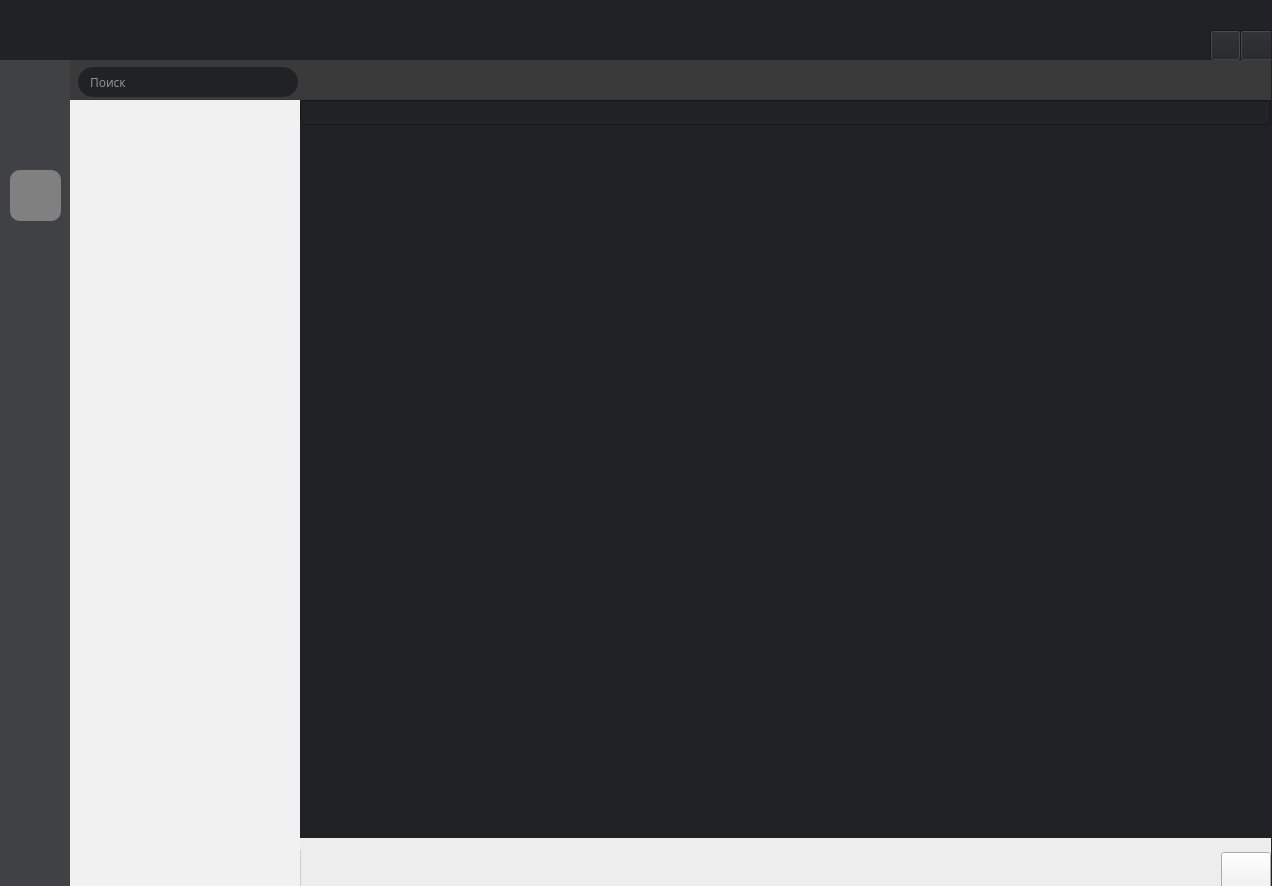
<?xml version="1.0" encoding="UTF-8"?>
<ui version="4.0">
 <class>Form</class>
 <widget class="QWidget" name="Form">
  <property name="geometry">
   <rect>
    <x>0</x>
    <y>0</y>
    <width>1272</width>
    <height>886</height>
   </rect>
  </property>
  <property name="font">
   <font>
    <family>Miriam CLM</family>
   </font>
  </property>
  <property name="windowTitle">
   <string>Form</string>
  </property>
  <property name="autoFillBackground">
   <bool>false</bool>
  </property>
  <property name="styleSheet">
   <string notr="true">background:#212226;color:white;</string>
  </property>
  <widget class="QWidget" name="verticalLayoutWidget">
   <property name="geometry">
    <rect>
     <x>0</x>
     <y>30</y>
     <width>1271</width>
     <height>883</height>
    </rect>
   </property>
   <layout class="QVBoxLayout" name="verticalLayout">
    <property name="spacing">
     <number>0</number>
    </property>
    <item>
     <widget class="QWidget" name="TitleBar" native="true">
      <property name="minimumSize">
       <size>
        <width>0</width>
        <height>30</height>
       </size>
      </property>
      <property name="maximumSize">
       <size>
        <width>16777215</width>
        <height>30</height>
       </size>
      </property>
      <property name="mouseTracking">
       <bool>true</bool>
      </property>
      <widget class="QPushButton" name="Exit">
       <property name="geometry">
        <rect>
         <x>1240</x>
         <y>0</y>
         <width>41</width>
         <height>31</height>
        </rect>
       </property>
       <property name="font">
        <font>
         <pointsize>10</pointsize>
         <stylestrategy>PreferDefault</stylestrategy>
        </font>
       </property>
       <property name="styleSheet">
        <string notr="true"/>
       </property>
       <property name="text">
        <string/>
       </property>
       <property name="icon">
        <iconset>
         <normaloff>../Image/x-lg (2).svg</normaloff>../Image/x-lg (2).svg</iconset>
       </property>
      </widget>
      <widget class="QPushButton" name="Roll_Up">
       <property name="geometry">
        <rect>
         <x>1210</x>
         <y>0</y>
         <width>31</width>
         <height>31</height>
        </rect>
       </property>
       <property name="font">
        <font>
         <pointsize>9</pointsize>
        </font>
       </property>
       <property name="text">
        <string/>
       </property>
       <property name="icon">
        <iconset>
         <normaloff>../Image/window_minimize_icon_194428.svg</normaloff>../Image/window_minimize_icon_194428.svg</iconset>
       </property>
       <property name="checkable">
        <bool>false</bool>
       </property>
       <property name="autoDefault">
        <bool>false</bool>
       </property>
       <property name="default">
        <bool>false</bool>
       </property>
       <property name="flat">
        <bool>false</bool>
       </property>
      </widget>
     </widget>
    </item>
    <item>
     <layout class="QHBoxLayout" name="horizontalLayout">
      <property name="spacing">
       <number>0</number>
      </property>
      <item>
       <widget class="QWidget" name="widget_2" native="true">
        <property name="minimumSize">
         <size>
          <width>70</width>
          <height>0</height>
         </size>
        </property>
        <property name="maximumSize">
         <size>
          <width>70</width>
          <height>16777215</height>
         </size>
        </property>
        <property name="styleSheet">
         <string notr="true">background:#404145;</string>
        </property>
        <widget class="QPushButton" name="Add_Chat">
         <property name="geometry">
          <rect>
           <x>10</x>
           <y>110</y>
           <width>51</width>
           <height>51</height>
          </rect>
         </property>
         <property name="styleSheet">
          <string notr="true">border-radius:10px;background:grey;</string>
         </property>
         <property name="text">
          <string/>
         </property>
         <property name="icon">
          <iconset>
           <normaloff>../../../../.designer/Image/plus (1).svg</normaloff>../../../../.designer/Image/plus (1).svg</iconset>
         </property>
         <property name="iconSize">
          <size>
           <width>40</width>
           <height>40</height>
          </size>
         </property>
        </widget>
        <widget class="QLabel" name="Icon">
         <property name="geometry">
          <rect>
           <x>10</x>
           <y>40</y>
           <width>45</width>
           <height>45</height>
          </rect>
         </property>
         <property name="text">
          <string/>
         </property>
        </widget>
       </widget>
      </item>
      <item>
       <layout class="QVBoxLayout" name="verticalLayout_3">
        <property name="spacing">
         <number>0</number>
        </property>
        <item>
         <widget class="QWidget" name="widget" native="true">
          <property name="minimumSize">
           <size>
            <width>0</width>
            <height>40</height>
           </size>
          </property>
          <property name="styleSheet">
           <string notr="true">background:#3A3A3A;</string>
          </property>
          <widget class="QWidget" name="horizontalLayoutWidget_3">
           <property name="geometry">
            <rect>
             <x>0</x>
             <y>0</y>
             <width>1195</width>
             <height>46</height>
            </rect>
           </property>
           <layout class="QHBoxLayout" name="horizontalLayout_6">
            <property name="spacing">
             <number>65</number>
            </property>
            <property name="leftMargin">
             <number>8</number>
            </property>
            <property name="topMargin">
             <number>2</number>
            </property>
            <property name="rightMargin">
             <number>5</number>
            </property>
            <property name="bottomMargin">
             <number>3</number>
            </property>
            <item>
             <widget class="QLineEdit" name="Find">
              <property name="minimumSize">
               <size>
                <width>220</width>
                <height>30</height>
               </size>
              </property>
              <property name="maximumSize">
               <size>
                <width>220</width>
                <height>16777215</height>
               </size>
              </property>
              <property name="toolTipDuration">
               <number>-3</number>
              </property>
              <property name="styleSheet">
               <string notr="true">border-radius: 15px;background:#212225;padding-left: 10px;color:white;</string>
              </property>
              <property name="inputMask">
               <string notr="true"/>
              </property>
              <property name="text">
               <string/>
              </property>
              <property name="maxLength">
               <number>32767</number>
              </property>
              <property name="frame">
               <bool>false</bool>
              </property>
              <property name="echoMode">
               <enum>QLineEdit::Normal</enum>
              </property>
              <property name="cursorPosition">
               <number>0</number>
              </property>
              <property name="dragEnabled">
               <bool>false</bool>
              </property>
              <property name="placeholderText">
               <string>Поиск</string>
              </property>
              <property name="cursorMoveStyle">
               <enum>Qt::LogicalMoveStyle</enum>
              </property>
             </widget>
            </item>
            <item>
             <widget class="QLabel" name="Name_username">
              <property name="minimumSize">
               <size>
                <width>0</width>
                <height>40</height>
               </size>
              </property>
              <property name="maximumSize">
               <size>
                <width>16777215</width>
                <height>40</height>
               </size>
              </property>
              <property name="font">
               <font>
                <family>Arial</family>
               </font>
              </property>
              <property name="text">
               <string/>
              </property>
              <property name="margin">
               <number>10</number>
              </property>
             </widget>
            </item>
           </layout>
          </widget>
         </widget>
        </item>
        <item>
         <layout class="QHBoxLayout" name="horizontalLayout_5">
          <property name="spacing">
           <number>0</number>
          </property>
          <item>
           <widget class="QListWidget" name="Chats">
            <property name="minimumSize">
             <size>
              <width>230</width>
              <height>0</height>
             </size>
            </property>
            <property name="maximumSize">
             <size>
              <width>230</width>
              <height>16777215</height>
             </size>
            </property>
            <property name="styleSheet">
             <string notr="true">background:#F1F1F1;</string>
            </property>
            <property name="frameShape">
             <enum>QFrame::NoFrame</enum>
            </property>
           </widget>
          </item>
          <item>
           <layout class="QVBoxLayout" name="verticalLayout_2">
            <property name="spacing">
             <number>0</number>
            </property>
            <item>
             <widget class="QLineEdit" name="lineEdit"/>
            </item>
            <item>
             <widget class="QListWidget" name="Chat">
              <property name="sizePolicy">
               <sizepolicy hsizetype="Expanding" vsizetype="Expanding">
                <horstretch>0</horstretch>
                <verstretch>0</verstretch>
               </sizepolicy>
              </property>
              <property name="minimumSize">
               <size>
                <width>0</width>
                <height>670</height>
               </size>
              </property>
              <property name="maximumSize">
               <size>
                <width>16777209</width>
                <height>16777215</height>
               </size>
              </property>
              <property name="frameShape">
               <enum>QFrame::NoFrame</enum>
              </property>
              <property name="frameShadow">
               <enum>QFrame::Plain</enum>
              </property>
              <property name="spacing">
               <number>10</number>
              </property>
             </widget>
            </item>
            <item>
             <widget class="QFrame" name="horizontalFrame_2">
              <property name="minimumSize">
               <size>
                <width>0</width>
                <height>75</height>
               </size>
              </property>
              <property name="maximumSize">
               <size>
                <width>16777215</width>
                <height>75</height>
               </size>
              </property>
              <property name="styleSheet">
               <string notr="true">background:#EDEDED;</string>
              </property>
              <layout class="QHBoxLayout" name="horizontalLayout_2">
               <property name="spacing">
                <number>0</number>
               </property>
               <property name="sizeConstraint">
                <enum>QLayout::SetDefaultConstraint</enum>
               </property>
               <property name="leftMargin">
                <number>0</number>
               </property>
               <property name="topMargin">
                <number>0</number>
               </property>
               <property name="rightMargin">
                <number>0</number>
               </property>
               <property name="bottomMargin">
                <number>0</number>
               </property>
               <item>
                <widget class="QTextEdit" name="textEdit">
                 <property name="minimumSize">
                  <size>
                   <width>0</width>
                   <height>50</height>
                  </size>
                 </property>
                 <property name="maximumSize">
                  <size>
                   <width>16777215</width>
                   <height>50</height>
                  </size>
                 </property>
                 <property name="font">
                  <font>
                   <pointsize>14</pointsize>
                  </font>
                 </property>
                 <property name="styleSheet">
                  <string notr="true">background:#EDEDED;color:black;border-left: 1px solid #cdd0d4;</string>
                 </property>
                 <property name="frameShape">
                  <enum>QFrame::NoFrame</enum>
                 </property>
                 <property name="frameShadow">
                  <enum>QFrame::Plain</enum>
                 </property>
                 <property name="verticalScrollBarPolicy">
                  <enum>Qt::ScrollBarAlwaysOff</enum>
                 </property>
                 <property name="horizontalScrollBarPolicy">
                  <enum>Qt::ScrollBarAlwaysOff</enum>
                 </property>
                 <property name="lineWrapMode">
                  <enum>QTextEdit::WidgetWidth</enum>
                 </property>
                 <property name="html">
                  <string>&lt;!DOCTYPE HTML PUBLIC &quot;-//W3C//DTD HTML 4.0//EN&quot; &quot;http://www.w3.org/TR/REC-html40/strict.dtd&quot;&gt;
&lt;html&gt;&lt;head&gt;&lt;meta name=&quot;qrichtext&quot; content=&quot;1&quot; /&gt;&lt;style type=&quot;text/css&quot;&gt;
p, li { white-space: pre-wrap; }
&lt;/style&gt;&lt;/head&gt;&lt;body style=&quot; font-family:'MS Shell Dlg 2'; font-size:14pt; font-weight:400; font-style:normal;&quot;&gt;
&lt;p style=&quot;-qt-paragraph-type:empty; margin-top:0px; margin-bottom:0px; margin-left:0px; margin-right:0px; -qt-block-indent:0; text-indent:0px; font-size:10.25pt;&quot;&gt;&lt;br /&gt;&lt;/p&gt;&lt;/body&gt;&lt;/html&gt;</string>
                 </property>
                 <property name="cursorWidth">
                  <number>1</number>
                 </property>
                </widget>
               </item>
               <item>
                <widget class="QPushButton" name="Send">
                 <property name="minimumSize">
                  <size>
                   <width>50</width>
                   <height>50</height>
                  </size>
                 </property>
                 <property name="maximumSize">
                  <size>
                   <width>16777215</width>
                   <height>46</height>
                  </size>
                 </property>
                 <property name="styleSheet">
                  <string notr="true"/>
                 </property>
                 <property name="text">
                  <string/>
                 </property>
                 <property name="icon">
                  <iconset>
                   <normaloff>../Image/send-fill.svg</normaloff>../Image/send-fill.svg</iconset>
                 </property>
                 <property name="iconSize">
                  <size>
                   <width>45</width>
                   <height>45</height>
                  </size>
                 </property>
                </widget>
               </item>
              </layout>
             </widget>
            </item>
           </layout>
          </item>
         </layout>
        </item>
       </layout>
      </item>
     </layout>
    </item>
   </layout>
  </widget>
 </widget>
 <resources>
  <include location="../../Redours/interface.qrc"/>
 </resources>
 <connections/>
</ui>
